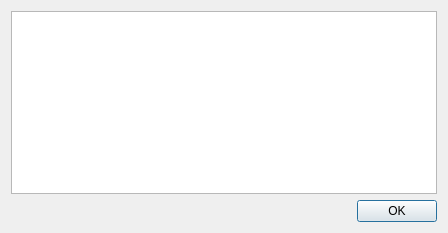
<?xml version="1.0" encoding="UTF-8"?>
<ui version="4.0">
 <class>LogDialog</class>
 <widget class="QDialog" name="LogDialog">
  <property name="windowModality">
   <enum>Qt::WindowModal</enum>
  </property>
  <property name="geometry">
   <rect>
    <x>0</x>
    <y>0</y>
    <width>448</width>
    <height>233</height>
   </rect>
  </property>
  <property name="windowTitle">
   <string>Check results</string>
  </property>
  <layout class="QVBoxLayout" name="verticalLayout_2">
   <item>
    <layout class="QVBoxLayout" name="verticalLayout">
     <item>
      <widget class="QPlainTextEdit" name="logViewer">
       <property name="readOnly">
        <bool>true</bool>
       </property>
      </widget>
     </item>
     <item>
      <layout class="QHBoxLayout" name="horizontalLayout">
       <item>
        <spacer name="horizontalSpacer">
         <property name="orientation">
          <enum>Qt::Horizontal</enum>
         </property>
         <property name="sizeHint" stdset="0">
          <size>
           <width>40</width>
           <height>20</height>
          </size>
         </property>
        </spacer>
       </item>
       <item>
        <widget class="QDialogButtonBox" name="buttonBox">
         <property name="sizePolicy">
          <sizepolicy hsizetype="Fixed" vsizetype="Fixed">
           <horstretch>0</horstretch>
           <verstretch>0</verstretch>
          </sizepolicy>
         </property>
         <property name="standardButtons">
          <set>QDialogButtonBox::Ok</set>
         </property>
        </widget>
       </item>
      </layout>
     </item>
    </layout>
   </item>
  </layout>
 </widget>
 <resources/>
 <connections>
  <connection>
   <sender>buttonBox</sender>
   <signal>clicked(QAbstractButton*)</signal>
   <receiver>LogDialog</receiver>
   <slot>accept()</slot>
   <hints>
    <hint type="sourcelabel">
     <x>360</x>
     <y>206</y>
    </hint>
    <hint type="destinationlabel">
     <x>334</x>
     <y>200</y>
    </hint>
   </hints>
  </connection>
 </connections>
</ui>
